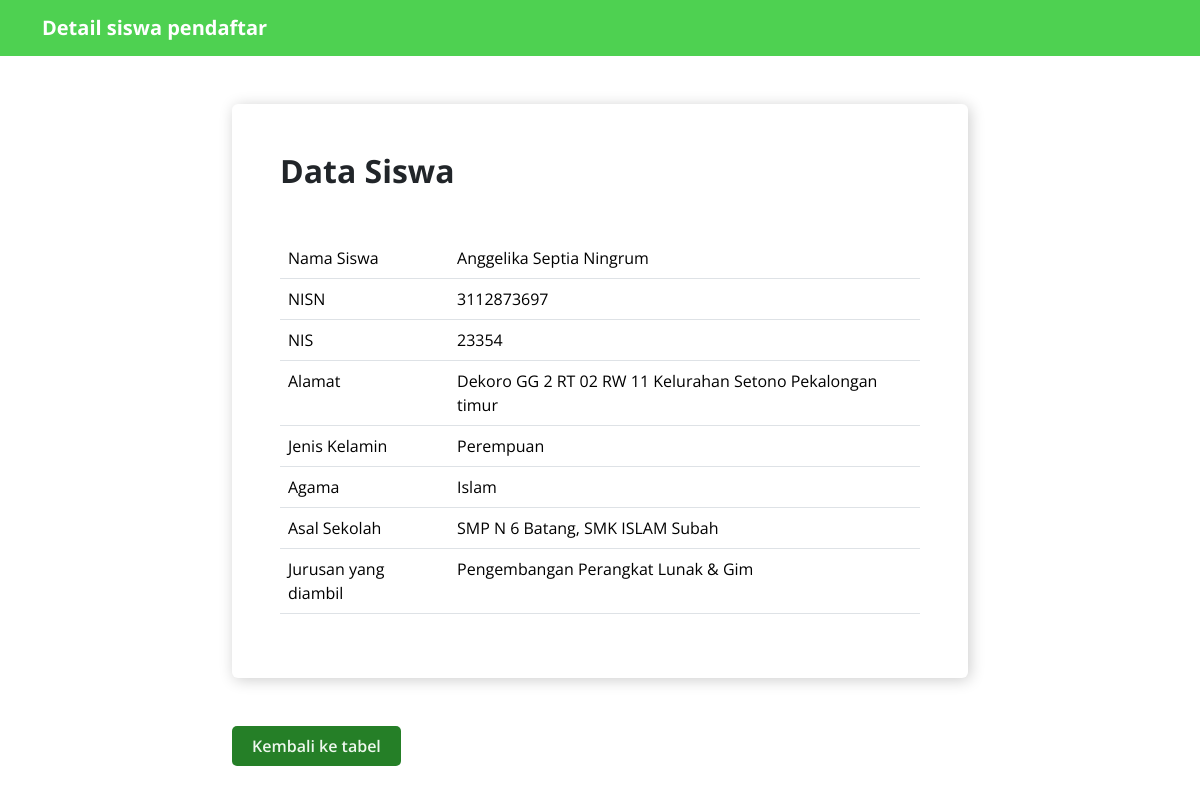
The app's page /detailpendaftar.php?id=20 with its own data.
### tables this page shows
CREATE TABLE `students` (
  `id` int(11) NOT NULL,
  `nama_siswa` varchar(255) NOT NULL,
  `nisn` varchar(250) NOT NULL,
  `nis` int(6) NOT NULL,
  `alamat` varchar(255) NOT NULL,
  `jenis_kelamin` varchar(255) NOT NULL,
  `agama` varchar(255) NOT NULL,
  `asal_sekolah` varchar(255) NOT NULL,
  `jurusan` varchar(250) NOT NULL,
  `password` varchar(200) DEFAULT NULL,
  `created_at` timestamp NOT NULL DEFAULT current_timestamp()
);

### functions.php (called while the page is built, shortened)
<?php
$connection = mysqli_connect('localhost', 'root', '', 'students_collection');
function getDetailStudent(string $id): array
{
    global $connection;
    $query = "SELECT * FROM students WHERE id = $id LIMIT 1";
    $result = mysqli_query($connection, $query);
    return mysqli_fetch_assoc($result) ?? [];
}

### detailpendaftar.php (the view, shortened to what this page needs)
<?php
require './functions.php';
$id = $_GET['id'] ?? 0;
$student = getDetailStudent($id);
?>
<!DOCTYPE html>
<html lang="en">
<head>
    <link rel="stylesheet" href="./assets/css/bootstrap.min.css">
    <link rel="stylesheet" href="./assets/css/style.css">
</head>
<body class="font-primary">
    <nav class="navbar navbar-expand-lg bg-sc-primary">
        <div class="container">
            <a class="navbar-brand text-white fw-bold" href="index.php">Detail siswa pendaftar</a>
        </div>
    </nav>
    <div class="container">
        <div class="row mt-5">
            <div class="col-lg-8 mx-auto">
                <div class="card p-5">
                    <h2 class="fw-bold mb-5">Data Siswa</h2>
                    <table class="table">
                      <tr>
                        <td>Nama Siswa</td>
                        <td><?php echo $student['nama_siswa'] ?></td>
                      </tr>
                      <tr>
                        <td>NISN</td>
                        <td><?php echo $student['nisn'] ?></td>
                      </tr>
                      <tr>
                        <td>NIS</td>
                        <td><?php echo $student['nis'] ?></td>
                      </tr>
                      <tr>
                        <td>Alamat</td>
                        <td><?php echo $student['alamat'] ?></td>
                      </tr>
                      <tr>
                        <td>Jenis Kelamin</td>
                        <td><?php echo $student['jenis_kelamin'] ?></td>
                      </tr>
                      <tr>
                        <td>Agama</td>
                        <td><?php echo $student['agama'] ?></td>
                      </tr>
                      <tr>
                        <td>Asal Sekolah</td>
                        <td><?php echo $student['asal_sekolah'] ?></td>
                      </tr>
                      <tr>
                        <td>Jurusan yang diambil</td>
                        <td><?php echo $student['jurusan'] ?></td>
                      </tr>
                    </table>
                </div>
                <a href="datapendaftar.php" class="btn btn-primary mt-5">Kembali ke tabel</a>
            </div>
        </div>
    </div>
</body>
</html>

### assets/css/style.css (style rules this page uses)
:root { --color-primary: #4ED151; --color-secondary: #257F27; --color-white: #EDF7ED ; --color-dark: #184F1A; --font-primary: "Open Sans", sans-serif; }
.font-primary { font-family: var(--font-primary); }
.bg-sc-primary { background-color: var(--color-primary); }
.text-white { color: var(--color-white); }
.btn-primary { padding: 8px 20px; font-weight: 600; background-color: var(--color-secondary); border: 0; color: var(--color-white); border-radius: 5px; -webkit-border-radius: 5px; -moz-border-radius: 5px; -ms-border-radius: 5px; -o-border-radius: 5px; transition: all .3s ease; -webkit-transition: all .3s ease; -moz-transition: all .3s ease; -ms-transition: all .3s ease; -o-transition: all .3s ease; }
.card { border: 0; box-shadow: 2px 2px 15px rgba(0, 0, 0, .2); }

### records on screen
students: nama_siswa "Anggelika Septia Ningrum", nisn "3112873697", nis "23354", alamat "Dekoro GG 2 RT 02 RW 11 Kelurahan Setono Pekalongan timur", jenis_kelamin "Perempuan", agama "Islam", asal_sekolah "SMP N 6 Batang, SMK ISLAM Subah", jurusan "Pengembangan Perangkat Lunak & Gim"
